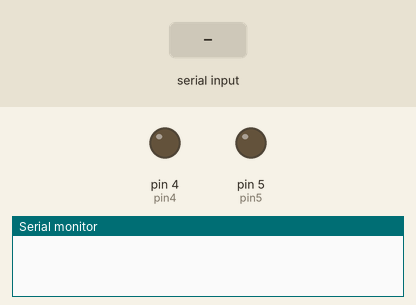
Recording of a sketch running on a simulated Arduino Uno, built with avr-gcc and run on an emulated ATmega328P. Parts: output pins drawn as LEDs (lit = HIGH), the last lines printed to the serial monitor. The test bench sets the inputs (shaded band).

Above: at 1.2 s.
1.3 s: "A" received over Serial
At 2.2 s:
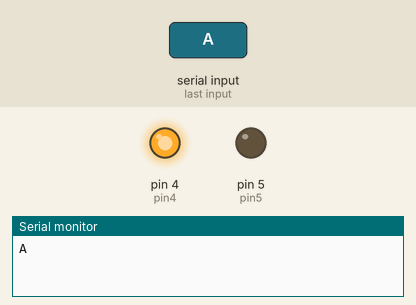
2.8 s: "B" received over Serial
At 3.3 s:
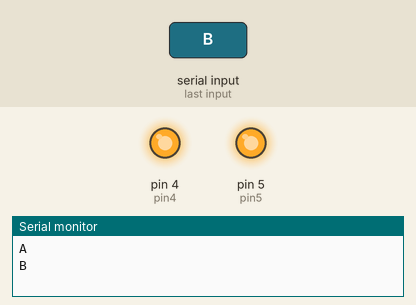
4.3 s: "C" received over Serial
At 5.7 s:
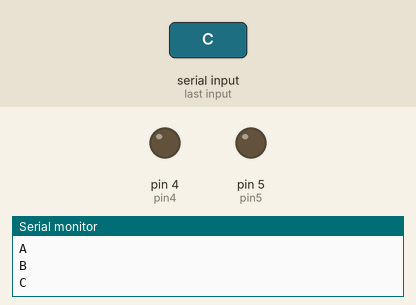
Timing chart, 0 to 7.3 s (numbered marks = the images above; inputs shaded):
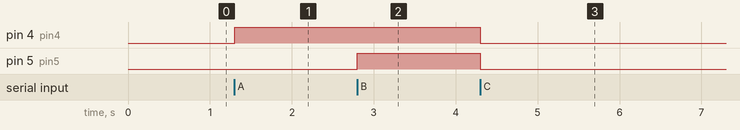

Measured:
- after the input at 1.3 s, pin 4 (pin4): LOW → HIGH at once
- after the input at 2.8 s, pin 5 (pin5): LOW → HIGH at once
- after the input at 4.3 s, pin 4 (pin4), pin 5 (pin5): HIGH → LOW at once

The sketch:

Arduino_kodu.ino
```cpp
int pin4 = 4;
int pin5 = 5;

void setup() {
  Serial.begin(9600);
  pinMode(pin4, OUTPUT);
  pinMode(pin5, OUTPUT);
}

void loop() {
  if (Serial.available() > 0) {

    char receivedChar = Serial.read();  // ASCII karakterini tamsayıya çevirir.
    Serial.println(receivedChar);
    if (receivedChar == 'A') {
      digitalWrite(pin4, HIGH);  // Pin 4'ü aktif hale getir
    } else if (receivedChar == 'B') {
      digitalWrite(pin4, HIGH);  // Pin 4'ü aktif hale getir
      digitalWrite(pin5, HIGH);  // Pin 5'i aktif hale getir
    } else if (receivedChar == 'C') {
      digitalWrite(pin4, LOW);   // Pin 4'ü kapat
      digitalWrite(pin5, LOW);   // Pin 5'i kapat
    }
  }
}
```
